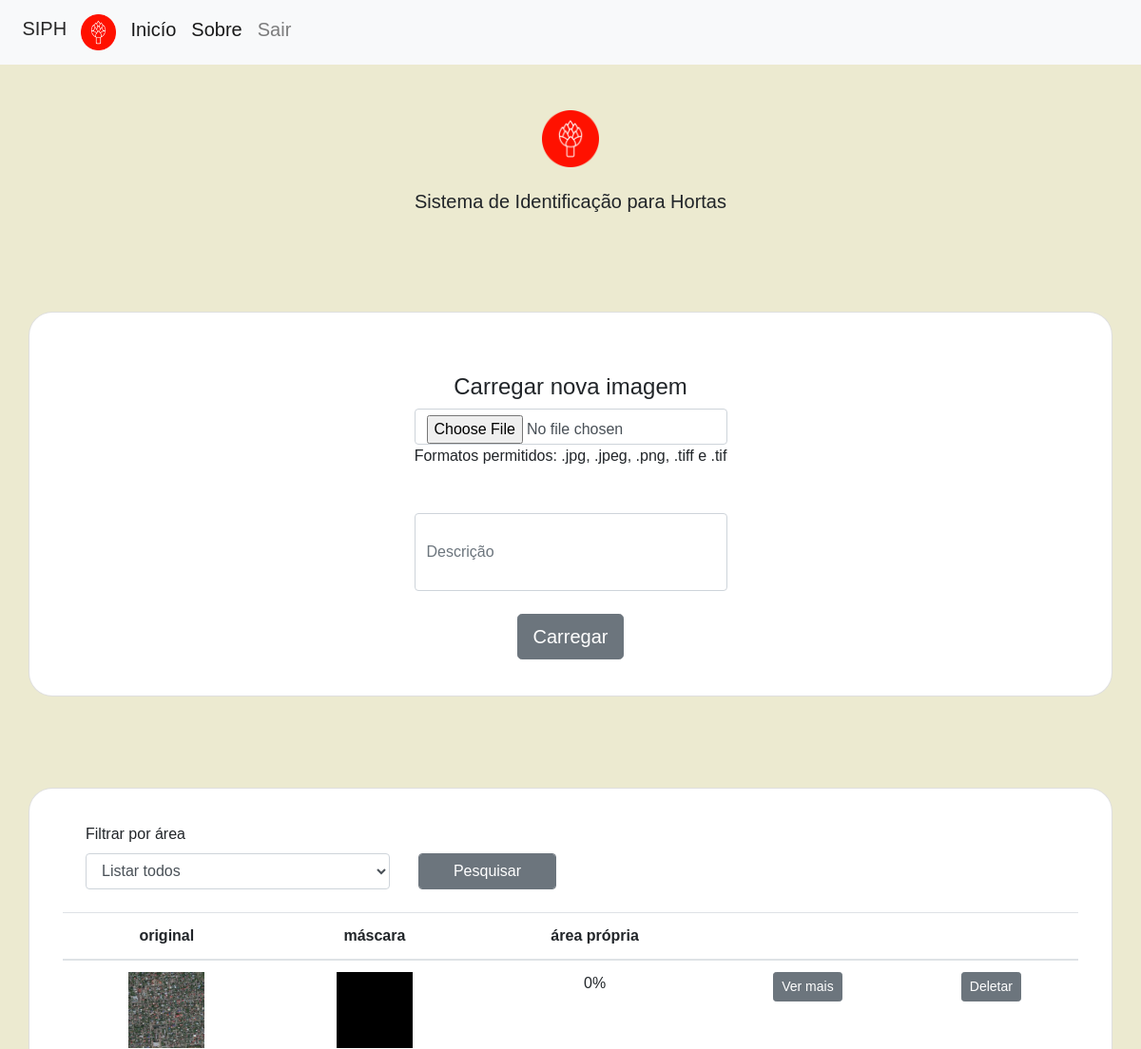
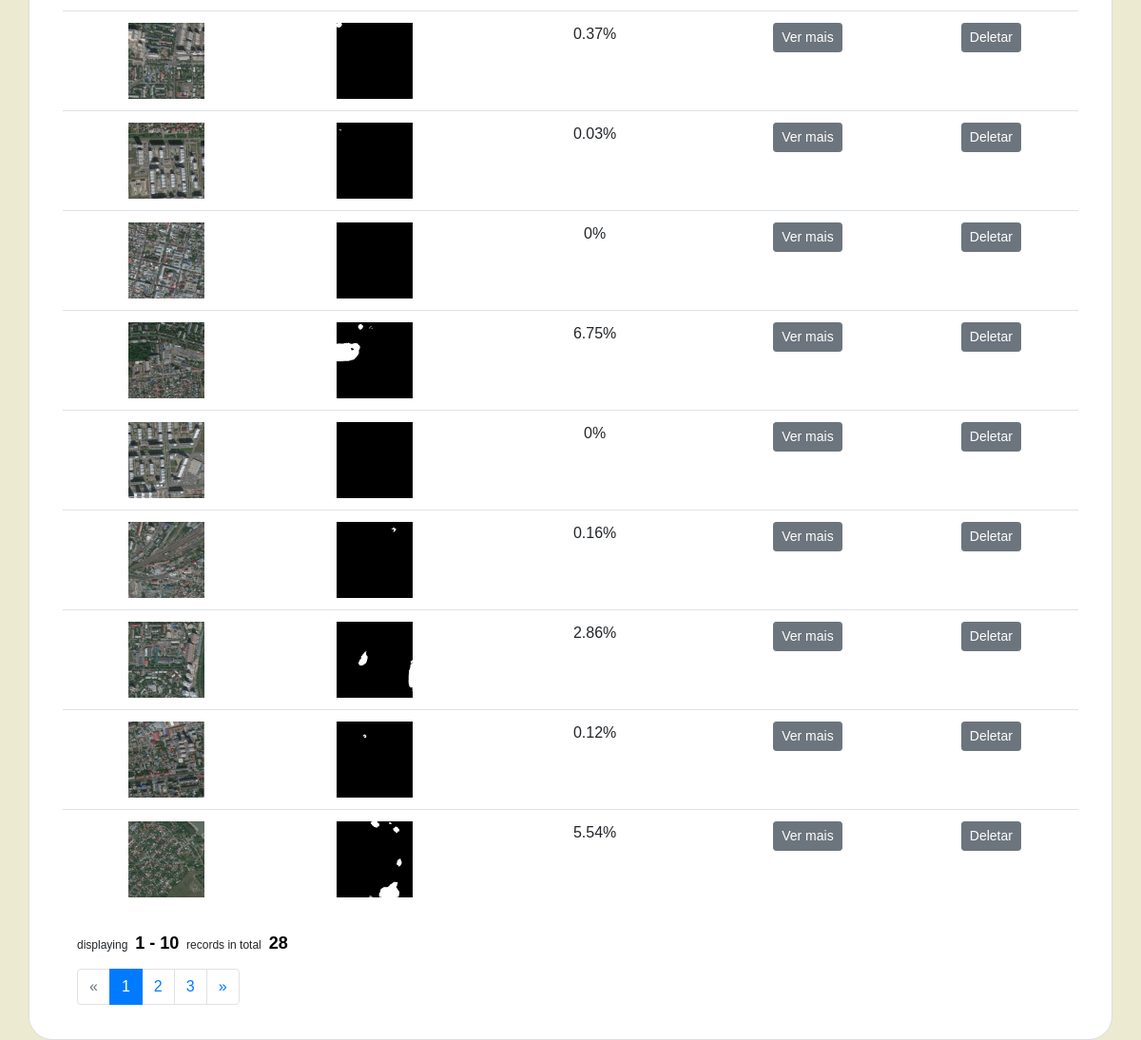
The app's page /index/1 (signed in) with its own data (2 pictures, top to bottom).
### tables this page shows
CREATE TABLE image (id INTEGER PRIMARY KEY NOT NULL, image_name STRING (256), description VARCHAR (512), image_path STRING (256), mask_path STRING (256), result_path VARCHAR (256), proper_area NUMERIC, date_upload DATE, polygon VARCHAR (1024), area NUMERIC, user_id INTEGER REFERENCES user (id));

### app.py (the view, shortened to what this page needs)
@app.route("/index/<id>", methods=('GET', 'POST'))
def index(id):
    page, per_page, offset = get_page_args(page_parameter='page',
                                           per_page_parameter='per_page')
    total = len(get_posts(id))
    pagination_users = get_posts_offset(id, offset=offset, per_page=per_page)
    pagination = Pagination(page=page, per_page=per_page, total=total,
                            css_framework='bootstrap4', show_single_page=True)
    if session.get("id"):
        session_id = session['id'][0]
    else:
        session_id = 0
    if id == session_id:
        if request.method == 'GET':
            return render_template('index.html',
                                   posts=pagination_users,
                                   page=page,
                                   per_page=per_page,
                                   pagination=pagination)
    else:
        return redirect(url_for('logout'))

### app.py (called while the page is built)
def get_db_connection():
    conn = sqlite3.connect('gardens.db')
    conn.row_factory = sqlite3.Row
    return conn

def get_posts(id):
    conn = get_db_connection()
    posts = conn.execute(
        'SELECT * FROM image where user_id = (?)', [id]).fetchall()
    conn.close()
    return posts

def get_posts_offset(id, offset=0, per_page=10):
    conn = get_db_connection()
    posts = conn.execute(
        'SELECT * FROM image where user_id = (?)', [id]).fetchall()
    conn.close()
    return posts[offset: offset+per_page]

### templates/index.html (shortened to what this page needs)
<!DOCTYPE html>
<html lang="pt-br">
<head>
    <link rel="stylesheet" href="https://cdn.jsdelivr.net/npm/bootstrap@4.3.1/dist/css/bootstrap.min.css"
>
    <link rel="stylesheet" href="https://cdn.jsdelivr.net/npm/bootstrap@4.3.1/dist/css/bootstrap.min.css"
>
    <link rel="stylesheet" href="https://maxcdn.bootstrapcdn.com/bootstrap/4.0.0-beta/css/bootstrap.min.css">
</head>
<body>
    {% block y %}
    {% if session.id %}
    <nav class="navbar navbar-expand-lg navbar-light bg-light">
        <div class="collapse navbar-collapse" id="navbarNavAltMarkup">
            <div class="navbar-nav">
                <a style="margin: 1%;">SIPH</a>
                <img src="/static/icons/logo.png" alt="Icon vermelho com o desenho de uma alcachofra."
                    style="width: 5%; height: 5%; margin: 1%; padding: 0;">
                <a class="nav-item nav-link active" href="/home2">Inicío<span class="sr-only">(current)</span></a>
                <a class="nav-item nav-link active" href="/about">Sobre<span class="sr-only">(current)</span></a>
                <a class="nav-item nav-link" href="/logout">Sair</a>
            </div>
        </div>
    </nav>
    <div class="container mt-5 mb-5 align-items-center" style="width: 100%;">
        <div class="row">
            <div class="col-sm-4">
            </div>
            <div class="col-sm-4 align-items-center ">
                <img src="/static/icons/logo.png" class="img-responsive center-block d-block mx-auto" style="width: 60px;" alt="Logo com fundo vermelho e o desenho de uma alcachofra em branco."><br>
                <h5 class="text-center">Sistema de Identificação para Hortas</h5>
            </div>
            <div class="col-sm-4">
            </div>
        </div>
    </div>
    <div class="container mt-5 mb-5">
        <div class="row d-flex">
            <div class="card text-black mt-5 mb-5 align-items-center" style="width: 100%; border-radius: 25px;">
                <div class="card-body p-md-5">
                    <div class="container">
                        <div class="row">
                            <form class="p-3 text-center" id="form1" method="post" enctype="multipart/form-data">
                                <h4>Carregar nova imagem</h4>
                                <input class="form-control" type="file" name="file" id="file"
                                    accept=".jpg,.jpeg,.png,.tif,.tiff">
                                <p>Formatos permitidos: .jpg, .jpeg, .png, .tiff e .tif</p>
                                <input class="form-control mt-5" style="height: 30%;" type="text" name="description"
                                    id="description" placeholder="Descrição">
                                <input type="submit" class="btn btn-secondary btn-lg mt-2 mb-4" value="Carregar"
                                    name="button" id="button" onclick="check_inputs()">
                            </form>
                        </div>
                    </div>
                </div>
            </div>
        </div>
    </div>
    <div class="container h-100">
        <div class="row d-flex justify-content-center vh-100">
            <div class="card text-black" style="width: 100%; border-radius: 25px;">
                <div class="card-body">
                    <div class="container">
                        <div class="row">
                            <div class="col-sm-12 mt-2">
                                <form class="mx-1 mx-md-4" method="post" enctype="multipart/form-data">
                                    <div class="row">
                                        <div class="col-sm-4 mt-2 mb-4">
                                            <label class="form-label" for="date_start">Filtrar por área</label>
                                            <select class="form-control" id="comp_select" name="comp_select">
                                                <option selected>Listar todos</option>
                                            </select>
                                        </div>
                                        <div class="col-sm-2 mt-2 mb-4">
                                            <label class="form-label" style="color: #ffffff;">.</label>
                                            <input type="submit" class="btn btn-secondary form-control mt-"
                                                value="Pesquisar" name="button" id="button" />
                                        </div>
                                        <div class="col-sm-6 mt-2 mb-4">
                                        </div>
                                    </div>
                                </form>
                                <table class="table">
                                    <thead>
                                        <tr>
                                            <th>original</th>
                                            <th>máscara</th>
                                            <th>área própria</th>
                                            <th></th>
                                            <th></th>
                                        </tr>
                                    </thead>
                                    <tbody>
                                        {% for post in posts %}
                                        <tr>
                                            <form class="mx-1 mx-md-4" method="post" enctype="multipart/form-data">
                                                <td> <img class="img-fluid" src="/{{ post['image_path'] }}" alt=""></td>
                                                <td> <img class="img-fluid" src="/{{ post['mask_path'] }}" alt=""></td>
                                                <td>{{ post['proper_area'] }}%</td>
                                                <td><input type="submit" class="btn btn-secondary btn-sm"
                                                        value="Ver mais" name="button" id="button"></td>
                                                <td><input type="submit" class="btn btn-secondary btn-sm"
                                                        value="Deletar" name="button" id="button"
                                                        onclick="return confirm('Excluir item?')" /></td>
                                            </form>
                                        </tr>
                                        {% endfor %}
                                    </tbody>
                                </table>
                                <div class="container">
                                    {{ pagination.info }}
                                    {{ pagination.links }}
                                </div>
                            </div>
                        </div>
                    </div>
                </div>
            </div>
        </div>
    </div>
    {% else %}
    Você não está logado. <a href="/login">Fazer login.</a>.
    {% endif %}
    {% endblock %}
</body>
</html>

### templates/index.html (style rules this page uses)
body { background-color: #ecead0; font-family: 'Gill Sans', 'Gill Sans MT', Calibri, 'Trebuchet MS', sans-serif; }
table, tr { padding: 30%; width: 100%; align-items: center; border: none; }
td, th { align-items: center; text-align: center; vertical-align: center; }
.pagination-page-info { padding: .6em; padding-left: 0; width: 40em; margin: .5em; margin-left: 0; font-size: 12px; }
.pagination-page-info b { color: black; padding-left: 2px; padding: .1em .25em; font-size: 150%; }
.navbar { background-color: #ffffff; font-size: 20px; color: #282828; }
.nav-link { color: #282828; }
.img-fluid { height: 80px; width: 80px; }

### records on screen
image: shows a picture, proper_area "0"
image: shows a picture, proper_area "0.37"
image: shows a picture, proper_area "0.03"
image: shows a picture, proper_area "0"
image: shows a picture, proper_area "6.75"
image: shows a picture, proper_area "0"
image: shows a picture, proper_area "0.16"
image: shows a picture, proper_area "2.86"
image: shows a picture, proper_area "0.12"
image: shows a picture, proper_area "5.54"

### other values on screen
{{ pagination.info }} "displaying 1 - 10 records in total 28"
{{ pagination.links }} "« 1 2 3 »"
